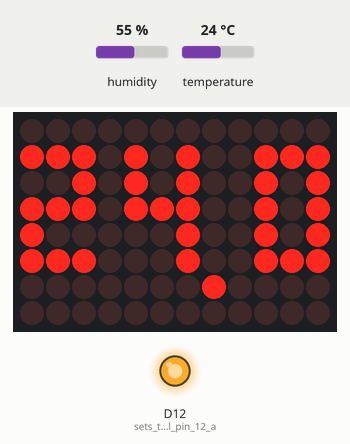
A sketch run on a simulated Arduino Uno R4 WiFi. Parts: 12×8 LED matrix, output pins drawn as LEDs (lit = HIGH). Inputs (shaded band) come from the test bench; at power-on: temperature 24 °C, humidity 55 %. WiFi joins after 1.5 s; servers stay silent unless stated; network time is answered at once with the bench clock; the local clock reads 2024-03-15 10:24:30 at power-on unless the sketch sets it; what the sketch prints to the serial monitor is not drawn.

Above: at 12.7 s.
12.8 s: temperature set to 12 °C
At 22.5 s:
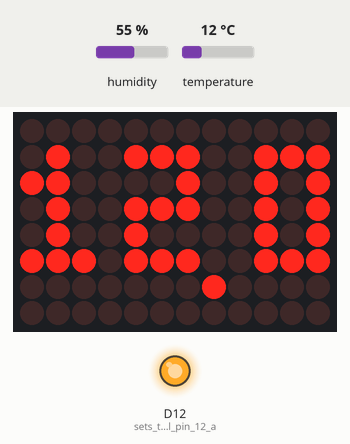
23.0 s: temperature set to 19 °C
At 32.7 s:
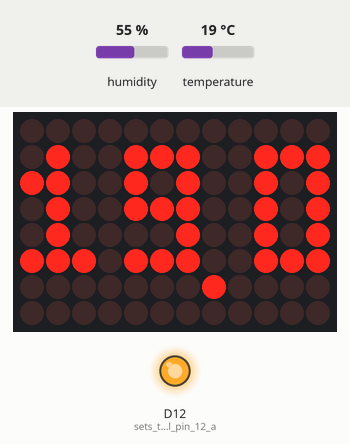
33.0 s: temperature set to 28 °C
At 42.7 s:
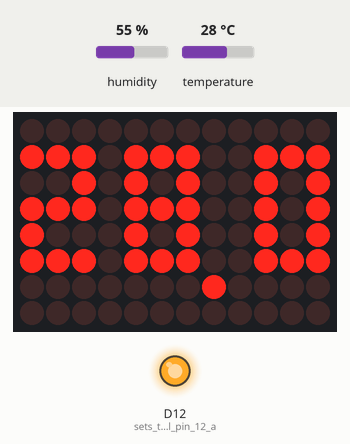
43.0 s: temperature set to 33 °C
At 52.0 s:
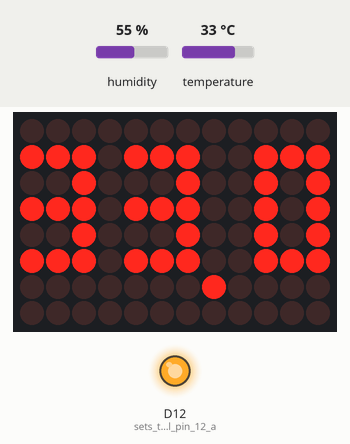
53.0 s: temperature set to 41 °C
At 62.3 s:
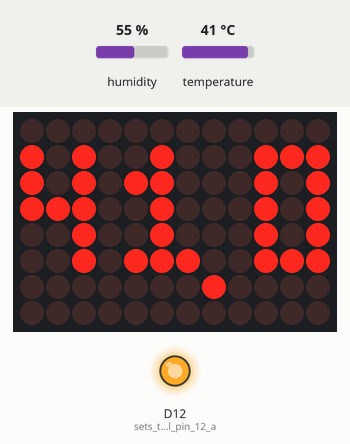
63.0 s: temperature set to 6 °C
At 72.5 s:
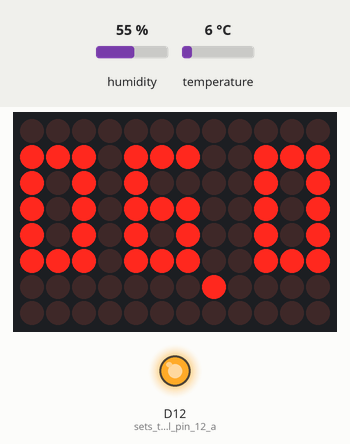
Timing chart, 0 to 74.0 s (numbered marks = the images above; inputs shaded):
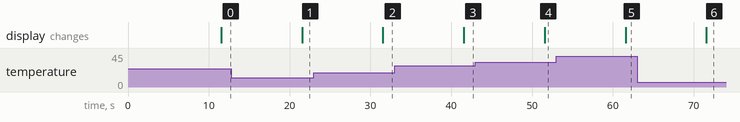

The sketch:

ardutemp.ino
```cpp
#include <DHT.h>
#include <Arduino_LED_Matrix.h>
#include <WiFiS3.h>
#include <RTC.h>
#include <NTPClient.h>
#include "fonts.h"
#include "arduino_secrets.h"

#define DHTPIN 10 // connect DHT sensor digital pin 10
#define DHTTYPE DHT22 // type of DHT sensor
char ssid[] = SECRET_SSID; // your network SSID (name)
char pass[] = SECRET_PASS; // your network password (use for WPA, or use as key for WEP)

unsigned long lastTime = 0; // the following variables are unsigned longs because the time, measured in milliseconds, will quickly become a bigger number than can be stored in an int.
unsigned long timerDelay = 590500; // 10 minutes (600000) | 5 seconds (5000)
float lastTemp = 0;

WiFiClient client;
int wifiStatus = WL_IDLE_STATUS;
WiFiUDP Udp; // a UDP instance to let us send and receive packets over UDP
NTPClient timeClient(Udp);

int HTTP_PORT = 80;
String HTTP_METHOD = "GET"; // or POST
char HOST_NAME[] = "insert_here_HOST_NAME";
String PATH_NAME = "insert_here_PATH_NAME";

DHT dht(DHTPIN, DHTTYPE);
ArduinoLEDMatrix matrix;

uint8_t frame[8][12] = {
  { 0, 0, 0, 0, 0, 0, 0, 0, 0, 0, 0, 0 },
  { 0, 0, 0, 0, 0, 0, 0, 0, 0, 0, 0, 0 },
  { 0, 0, 0, 0, 0, 0, 0, 0, 0, 0, 0, 0 },
  { 0, 0, 0, 0, 0, 0, 0, 0, 0, 0, 0, 0 },
  { 0, 0, 0, 0, 0, 0, 0, 0, 0, 0, 0, 0 },
  { 0, 0, 0, 0, 0, 0, 0, 0, 0, 0, 0, 0 },
  { 0, 0, 0, 0, 0, 0, 0, 0, 0, 0, 0, 0 },
  { 0, 0, 0, 0, 0, 0, 0, 0, 0, 0, 0, 0 }
};

void setup() {
  Serial.begin(9600);
  dht.begin();
  matrix.begin();
  pinMode(12, OUTPUT); // sets the digital pin 12 as output
  digitalWrite(12, HIGH); // sets the digital pin 12 on ( +5v )

  connectToWiFi();
  RTC.begin();
  Serial.println("\nStarting connection to server...");
  timeClient.begin();
  timeClient.update();

  auto timeZoneOffsetHours = 2; // get the current date and time from an NTP server and convert it to UTC +1 by passing the time zone offset in hours. You may change the time zone offset to your local one.
  auto unixTime = timeClient.getEpochTime() + (timeZoneOffsetHours * 3600);
  Serial.print("Unix time = ");
  Serial.println(unixTime);
  RTCTime timeToSet = RTCTime(unixTime);
  RTC.setTime(timeToSet);

  RTCTime currentTime; // retrieve the date and time from the RTC and print them
  RTC.getTime(currentTime);
  Serial.println("The RTC was just set to: " + String(currentTime));
}

void loop() {
  float temp = dht.readTemperature();
  float humi = dht.readHumidity();

  String queryString = "datetime=" + getDateTime() + "&temp=" + getOneDecimal(temp) + "&humi=" + getOneDecimal(humi);
  //Serial.println(queryString);

  if ((millis() - lastTime) > timerDelay) { // send an HTTP POST request every xx minutes
    connectToWiFi();
    if (client.connect(HOST_NAME, HTTP_PORT)) { // connect to web server on port 80
      Serial.println("Connected to server");
      client.println(HTTP_METHOD + " " + PATH_NAME + "?" + queryString + " HTTP/1.1"); // send HTTP header
      client.println("Host: " + String(HOST_NAME));
      client.println("Connection: close");
      client.println(); // end HTTP header

      //client.println(queryString); // send HTTP body

      while (client.connected()) {
        if (client.available()) {
          char c = client.read(); // read an incoming byte from the server and print it to serial monitor
          Serial.print(c);
        }
      }

      client.stop(); // the server's disconnected, stop the client
      Serial.println();
      Serial.println("disconnected");
    } else { // if not connected
      Serial.println("connection failed");
    }
    lastTime = millis();
  }

  if (lastTemp != temp) {
    lastTemp = temp;
    int th, tz, te;
    int ti = 10 * temp;
    th = ti / 100;
    tz = ti % 100 / 10;
    te = ti % 10;
    clear_frame();
    add_to_frame(th, -2);
    add_to_frame(tz, 2);
    add_to_frame(te, 7);
    frame[6][7] = 1;
    display_frame();
  }

  delay(10000);
}

void printWifiStatus() {
  Serial.print("SSID: "); // print the SSID of the network you're attached to
  Serial.println(WiFi.SSID());

  IPAddress ip = WiFi.localIP(); // print your board's IP address
  Serial.print("IP Address: ");
  Serial.println(ip);

  long rssi = WiFi.RSSI(); // print the received signal strength
  Serial.print("signal strength (RSSI):");
  Serial.print(rssi);
  Serial.println(" dBm");
}

void connectToWiFi() {
  if (WiFi.status() == WL_NO_MODULE) { // check for the WiFi module
    Serial.println("Communication with WiFi module failed!");
    while (true); // don't continue
  }

  String fv = WiFi.firmwareVersion();
  if (fv < WIFI_FIRMWARE_LATEST_VERSION) {
    Serial.println("Please upgrade the firmware");
  }

  while (wifiStatus != WL_CONNECTED) { // attempt to connect to WiFi network
    Serial.print("Attempting to connect to SSID: ");
    Serial.println(ssid);
    wifiStatus = WiFi.begin(ssid, pass); // connect to WPA/WPA2 network. Change this line if using open or WEP network
    delay(10000); // wait 10 seconds for connection
  }

  Serial.println("Connected to WiFi");
  printWifiStatus();
}

String getOneDecimal(float value) {
  char outValue[19];

  sprintf(outValue, "%.1f", value);
  return outValue;
}

String getDateTime() {
  char datetime[19];
  RTCTime currentTime;
  RTC.getTime(currentTime); // get current time from RTC

  sprintf(datetime, "%04d-%02d-%02dT%02d:%02d:%02d", currentTime.getYear(), Month2int(currentTime.getMonth()), currentTime.getDayOfMonth(), currentTime.getHour(), currentTime.getMinutes(), currentTime.getSeconds());
  return datetime;
}

void clear_frame() {
  for (int row = 0; row < 8; row++) {
    for (int col = 0; col < 12; col++) {
      frame[row][col] = 0;
    }
  }
}

void display_frame() {
  matrix.renderBitmap(frame, 8, 12);
}

void add_to_frame(int index, int pos) {
  for (int row = 0; row < 8; row++) {
    uint32_t temp = fonts[index][row] << (7 - pos);
    for (int col = 0; col < 12; col++) {
      frame[row][col] |= (temp >> (11 - col)) & 1;
    }
  }
}
```

arduino_secrets.h
```cpp
#define SECRET_SSID "insert_here_ssid" //network name
#define SECRET_PASS "insert_here_pass"  //network password
```

fonts.h
```cpp
uint8_t fonts[][8] = {
  {
    // 0
    0b000,
    0b111,
    0b101,
    0b101,
    0b101,
    0b111,
    0b000,
    0b000,
  },
  {
    // 1
    0b000,
    0b010,
    0b110,
    0b010,
    0b010,
    0b111,
    0b000,
    0b000,
  },
  {
    // 2
    0b000,
    0b111,
    0b001,
    0b111,
    0b100,
    0b111,
    0b000,
    0b000,
  },
  {
    // 3
    0b000,
    0b111,
    0b001,
    0b111,
    0b001,
    0b111,
    0b000,
    0b000,
  },
  {
    // 4
    0b000,
    0b101,
    0b101,
    0b111,
    0b001,
    0b001,
    0b000,
    0b000,
  },
  {
    // 5
    0b000,
    0b111,
    0b100,
    0b111,
    0b001,
    0b111,
    0b000,
    0b000,
  },
  {
    // 6
    0b000,
    0b111,
    0b100,
    0b111,
    0b101,
    0b111,
    0b000,
    0b000,
  },
  {
    // 7
    0b000,
    0b111,
    0b001,
    0b001,
    0b001,
    0b001,
    0b000,
    0b000,
  },
  {
    // 8
    0b000,
    0b111,
    0b101,
    0b111,
    0b101,
    0b111,
    0b000,
    0b000,
  },
  {
    // 9
    0b000,
    0b111,
    0b101,
    0b111,
    0b001,
    0b111,
    0b000,
    0b000,
  },
};
```

Measured:
- after the input at 12.8 s, the display: changes after 8.7 s (image 1)
- after the input at 23.0 s, the display: changes after 8.6 s (image 2)
- after the input at 33.0 s, the display: changes after 8.6 s (image 3)
- after the input at 43.0 s, the display: changes after 8.6 s (image 4)
- after the input at 53.0 s, the display: changes after 8.6 s (image 5)
- after the input at 63.0 s, the display: changes after 8.6 s (image 6)
